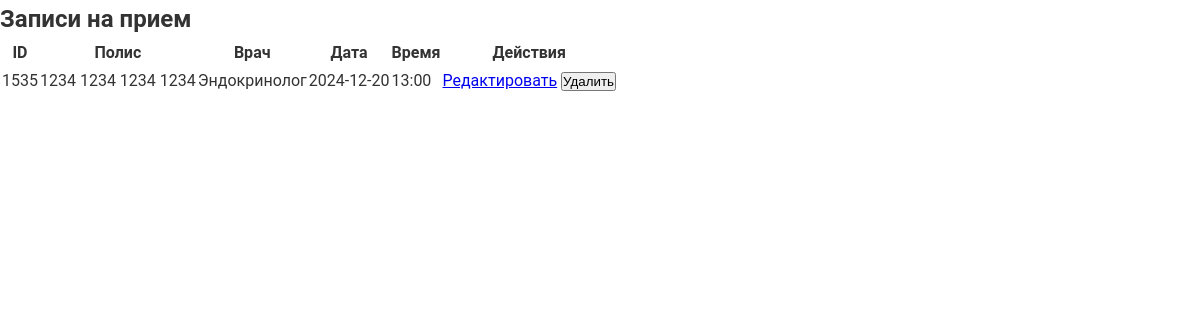
Page /view_appointments/3 on the committed database.
### tables this page shows
CREATE TABLE appointments (
                        id INTEGER PRIMARY KEY AUTOINCREMENT,
                        user_id INTEGER,
                        doctor TEXT NOT NULL,
                        date TEXT NOT NULL,
                        time TEXT NOT NULL,
                        policy TEXT,
                        FOREIGN KEY(user_id) REFERENCES users(id)
                    );

### app.py (the view)
@app.route('/view_appointments/<int:user_id>', methods=['GET'])
def view_appointments(user_id):
    conn = get_db_connection()
    appointments = conn.execute('SELECT * FROM appointments WHERE user_id = ?', (user_id,)).fetchall()
    conn.close()
    return render_template('view_appointments.html', appointments=appointments)

### app.py (called while the page is built)
def get_db_connection():
    conn = sqlite3.connect(db_path)
    conn.row_factory = sqlite3.Row
    return conn

### templates/view_appointments.html (shortened to what this page needs)
<!DOCTYPE html>
<html lang="ru">
<head>
    <link rel="stylesheet" href="{{ url_for('static', filename='css/styles.css') }}">
</head>
<body>
    <h2>Записи на прием</h2>
    <table>
        <thead>
            <tr>
                <th>ID</th>
                <th>Полис</th>
                <th>Врач</th>
                <th>Дата</th>
                <th>Время</th>
                <th>Действия</th>
            </tr>
        </thead>
        <tbody>
            {% for appointment in appointments %}
            <tr>
                <td>{{ appointment['id'] }}</td>
                <td>{{ appointment['policy'] }}</td>
                <td>{{ appointment['doctor'] }}</td>
                <td>{{ appointment['date'] }}</td>
                <td>{{ appointment['time'] }}</td>
                <td>
                    <a href="/edit_appointment/{{ appointment['id'] }}">Редактировать</a>
                    <form action="/delete_appointment/{{ appointment['id'] }}" method="post" style="display:inline;">
                        <button type="submit">Удалить</button>
                    </form>
                </td>
            </tr>
            {% endfor %}
        </tbody>
    </table>
</body>
</html>

### static/css/styles.css (style rules this page uses)
:root { --primary-color: #0066cc; --secondary-color: #f8f9fa; --accent-color: #28a745; --text-color: #333; }
* { margin: 0; padding: 0; box-sizing: border-box; }
body { font-family: 'Roboto', sans-serif; line-height: 1.6; color: var(--text-color); overflow: auto; }
html { scroll-behavior: smooth; }

### rows in the picture
appointments: id "1535", policy "1234 1234 1234 1234", doctor "Эндокринолог", date "2024-12-20", time "13:00"
